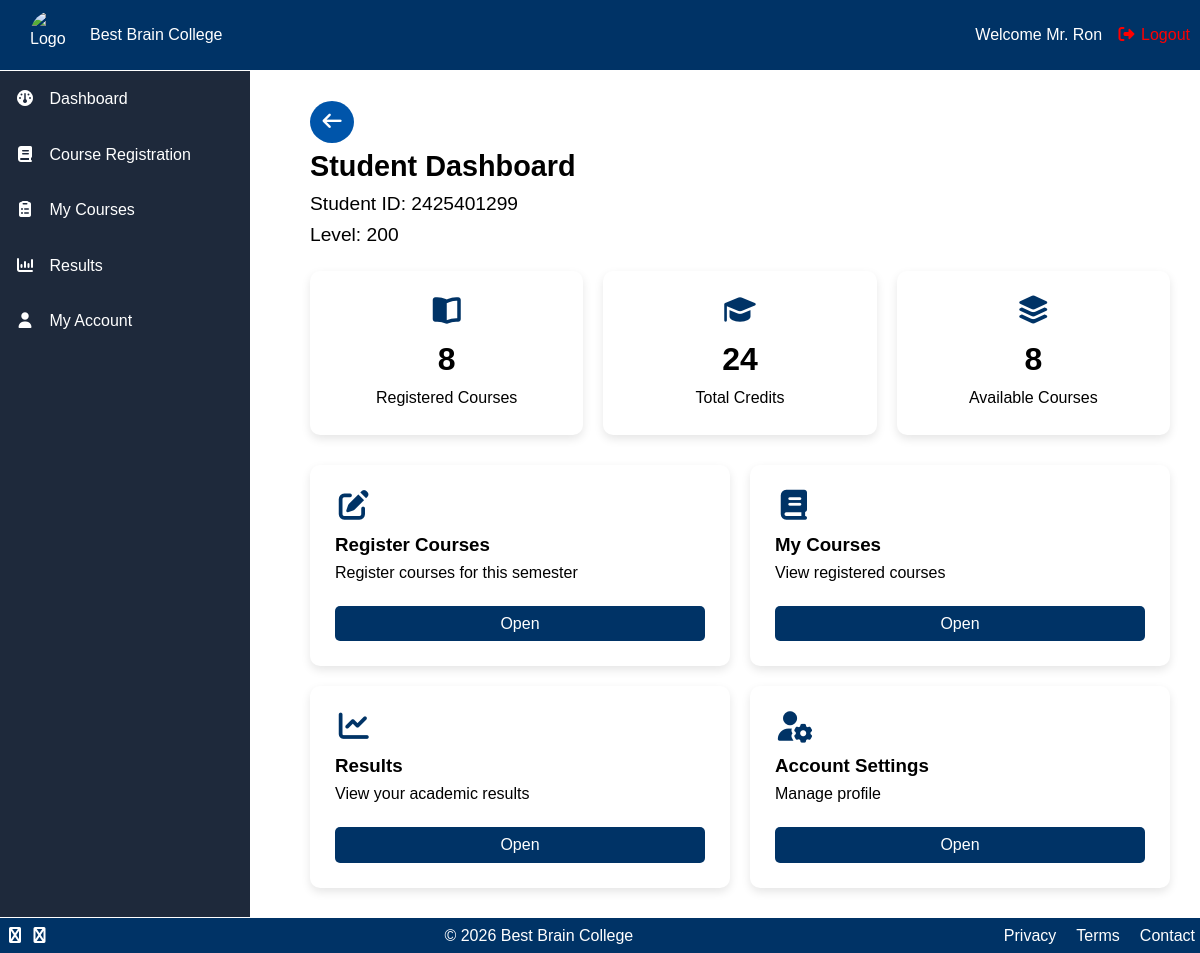
The page /dashboard/ (signed in) on the database its author committed.
### core/models.py (models this page shows, shortened)
class Student(models.Model):
    user = models.OneToOneField(User, on_delete=models.CASCADE)
    student_id = models.CharField(max_length=20, unique=True)
    first_name = models.CharField(max_length=50)
    last_name = models.CharField(max_length=50)
    email = models.EmailField(unique=True)
    level = models.IntegerField()

### core/views.py (the view)
# urls.py: path("dashboard/", views.dashboard, name="dashboard"),
@login_required
def dashboard(request):
    student = Student.objects.get(user=request.user)
    registrations = Registration.objects.filter(student=student)
    total_courses = registrations.count()
    total_credits = sum(r.course.credit_hours for r in registrations)
    available_courses = Course.objects.count()
    notifications = []
    max_credits = 17
    if total_courses == 0:
        messages.info(request, "You have not registered any courses yet.")
    if total_credits < 12:
       messages.error(request, "You have not reached the minimum credit hours.")
    if total_credits >= max_credits:
        messages.error(request, "You have reached the maximum credit hours. You cannot register for more courses.")
    remaining_credits = max_credits - total_credits
    now = datetime.datetime.now()
    return render(request,'core/dashboard.html',{
        'student':student,
        'total_courses':total_courses,
        'total_credits':total_credits,
        'available_courses':available_courses,
        'datetime': now.year,
        'notification': notifications
    })

### core/templates/core/dashboard.html (shortened to what this page needs)
{% load static %}
<!DOCTYPE html>
<html lang="en">
<head>
<link rel="stylesheet" href="https://cdnjs.cloudflare.com/ajax/libs/font-awesome/7.0.1/css/all.min.css" />
<link rel="stylesheet" href="{% static 'core/dashboard.css' %}">
<link rel="stylesheet" href="{% static 'core/responsive_dashboard.css' %}">
</head>
<body>
    <header class="topbar">
        <div class="hero">
                <img src="{% static 'core/img/logo2.jpg' %}" alt="Logo">
                <p>Best Brain College</p>
            </div>
        <div class="user-info active">
            Welcome Mr. {{ student.first_name }}
            <a href="/logout/" class="logout"><i class="fa-solid fa-right-from-bracket"></i> Logout</a>
        </div>
    </header>
    <div class="dashboard-layout">
        <aside class="sidebar">
            <ul>
                <li><a href="/dashboard/"><i class="fa-solid fa-gauge"></i> Dashboard</a></li>
                <li><a href="/courses/"><i class="fa-solid fa-book"></i>
                        Course Registration</a></li>
                <li><a href="/my-courses/"><i class="fa-solid fa-clipboard-list"></i>
                        My Courses</a></li>
                <li><a href="/results/"><i class="fa-solid fa-chart-column"></i> Results</a></li>
                <li><a href="/profile/"><i class="fa-solid fa-user"></i> My Account</a></li>
            </ul>
        </aside>
        <main class="dashboard-main">
            <button class="back-btn"><a href="{% url 'login' %}"><i class="fa-solid fa-arrow-left"></i></a></button>
            <section class="welcome-card">
                <h2>Student Dashboard</h2>
                <p>Student ID: {{ student.student_id }}</p>
                <p>Level: {{ student.level }}</p>
            </section>
            <section class="stats-grid">
                <div class="stat-card">
                    <i class="fa-solid fa-book-open"></i>
                    <h3>{{ total_courses }}</h3>
                    <p>Registered Courses</p>
                </div>
                <div class="stat-card">
                    <i class="fa-solid fa-graduation-cap"></i>
                    <h3>{{ total_credits }}</h3>
                    <p>Total Credits</p>
                </div>
                <div class="stat-card">
                    <i class="fa-solid fa-layer-group"></i>
                    <h3>{{ available_courses }}</h3>
                    <p>Available Courses</p>
                </div>
            </section>
            <section class="actions-grid">
                <div class="action-card">
                    <i class="fa-solid fa-pen-to-square"></i>
                    <h3>Register Courses</h3>
                    <p>Register courses for this semester</p>
                    <a href="/courses/">Open</a>
                </div>
                <div class="action-card">
                    <i class="fa-solid fa-book"></i>
                    <h3>My Courses</h3>
                    <p>View registered courses</p>
                    <a href="/my-courses/">Open</a>
                </div>
                <div class="action-card">
                    <i class="fa-solid fa-chart-line"></i>
                    <h3>Results</h3>
                    <p>View your academic results</p>
                    <a href="/results/">Open</a>
                </div>
                <div class="action-card">
                    <i class="fa-solid fa-user-gear"></i>
                    <h3>Account Settings</h3>
                    <p>Manage profile</p>
                    <a href="/profile/">Open</a>
                </div>
            </section>
        </main>
    </div>
    <footer>
        <div class="social-media icons">
            <a href=""><i class="fa-solid fa-facebook"></i></a>
            <a href=""><i class="fa-solid fa-instagram"></i></a>
            <a href=""></a>
        </div>
        <p>&copy; {{ datetime }} Best Brain College</p>
        <div class="terms">
            <ul>
                <li><a href="">Privacy</a></li>
                <li><a href="">Terms</a></li>
                <li><a href="">Contact</a></li>
            </ul>
        </div>
    </footer>
</body>
</html>

### core/static/core/dashboard.css (style rules this page uses)
* { margin: 0; padding: 0; box-sizing: border-box; }
:root { --primary-color: #003366; --secondary-color: #0055aa ; --background-color: #f5f5f5; --text-color-header: #ffff; --text-color-light: #333333; --button-color: #003366; --sidebar-background-color:#1e293b; }
body { font-family: Arial, Helvetica, sans-serif; line-height: 1.6; }
.topbar { display: flex; justify-content: space-between; align-items: center; padding: 10px; width: 100%; background-color: var(--primary-color); color: var(--text-color-header); border-bottom: 1px solid var(--text-color-header); }
.topbar .hero { display: flex; margin-left: 20px; }
.hero p { align-self: center; margin-left: 10px; }
.hero img { width: 50px; height: 50px; border-radius: 100%; }
.welcome-card { margin-bottom:10px; font-size: 1.2rem; }
.user-info a { color: red; margin-left: 10px; text-transform: none; }
.dashboard-layout { display: grid; grid-template-columns: 250px 1fr; gap: 30px; }
.sidebar { background-color: var(--sidebar-background-color); min-height: 100vh; border-bottom: 1px solid var(--text-color-header); }
.sidebar ul { list-style: none; padding: 0; }
.sidebar li { padding:15px; }
.sidebar a { color:white; text-decoration:none; }
.dashboard-main { padding:30px; }
.stats-grid { display:grid; grid-template-columns:repeat(3,1fr); gap:20px; margin-top:20px; }
.stat-card { background:white; padding:25px; border-radius:10px; text-align:center; box-shadow:0 4px 10px rgba(0,0,0,0.1); }
.stat-card h3 { font-size: 2rem; }
.actions-grid { display:grid; grid-template-columns:repeat(2,1fr); gap:20px; margin-top:30px; }
.action-card { background:white; padding:25px; border-radius:10px; box-shadow:0 4px 10px rgba(0,0,0,0.1); }
.action-card a { display: flex; justify-content: center; margin-top: 20px; border: none; background-color: #003366; color: white; padding: 5px; text-decoration: none; border-radius: 5px; }
footer { display: flex; padding: 5px; justify-content:space-between; align-items:center; background-color: var(--button-color); color: var(--text-color-header); z-index: 0; }
.terms ul { display: flex; color: black; gap: 20px; list-style: none; }
a { color: white; text-decoration: none; }
.sidebar i { margin-right:10px; }
.stat-card i { font-size:28px; margin-bottom:10px; color:#003366; }
.action-card i { font-size:30px; margin-bottom:10px; color:#003366; }
.dashboard-main button { padding: 10px; border: none; border-radius: 50%; background-color: #0055aa; color: white; font-size: 1.2rem; }

### rows shown on the page
Student: first_name "Ron", student_id "2425401299", level "200"

### other values the page prints
{{ total_courses }} "8"
{{ total_credits }} "24"
{{ available_courses }} "8"
